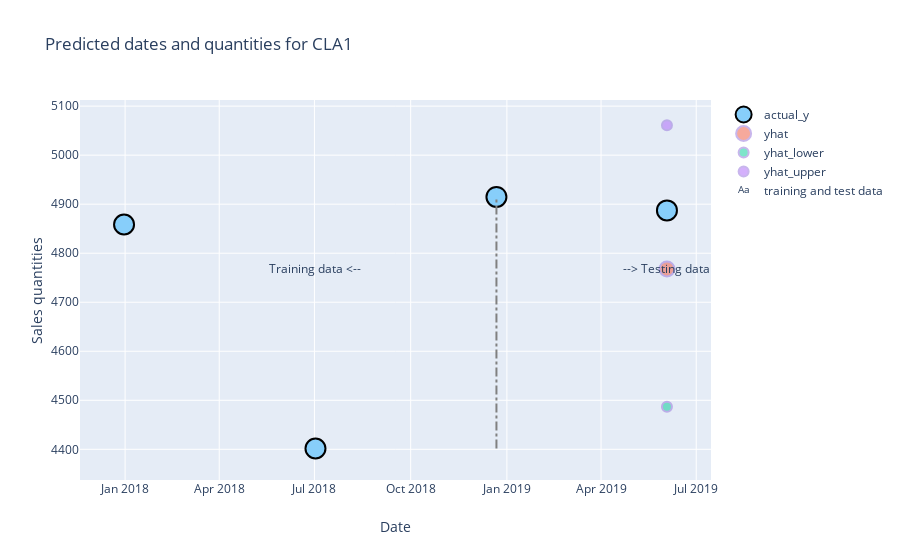

Notebook source saved alongside this figure:
### Code cell
(next_sale_dt_mdl,qty_mdl,full_preds_df)=generate_models_n_preds_df_n_plotly_viz('CLA1')

### Figure 1 — Plotly figure (JSON) as saved in the notebook; plotly's stock layout.template omitted (floating-point values rounded to 4 significant figures)
{"data": [{"marker": {"color": "LightSkyBlue", "line": {"color": "black", "width": 2}, "size": 20}, "mode": "markers", "name": "actual_y", "type": "scatter", "x": ["2017-12-31T00:00:00", "2018-07-02T00:00:00", "2018-12-22T00:00:00", "2019-06-03T00:00:00"], "y": [4859.0, 4402.0, 4915.0, 4887.0]}, {"marker": {"line": {"color": "MediumPurple", "width": 2}, "size": 15}, "mode": "markers", "name": "yhat", "opacity": 0.5, "type": "scatter", "x": ["2019-06-03T00:00:00"], "y": [4768]}, {"marker": {"line": {"color": "MediumPurple", "width": 2}, "size": 10}, "mode": "markers", "name": "yhat_lower", "opacity": 0.5, "type": "scatter", "x": ["2019-06-03T00:00:00"], "y": [4487]}, {"marker": {"line": {"color": "MediumPurple", "width": 2}, "size": 10}, "mode": "markers", "name": "yhat_upper", "opacity": 0.5, "type": "scatter", "x": ["2019-06-03T00:00:00"], "y": [5061]}, {"mode": "text", "name": "training and test data", "text": ["Training data <--", "--> Testing data"], "type": "scatter", "x": ["2018-07-02T00:00:00", "2019-06-03T00:00:00"], "y": [4766.0, 4766.0]}], "layout": {"autosize": true, "shapes": [{"line": {"color": "grey", "dash": "dashdot", "width": 2}, "type": "line", "x0": "2018-12-22T00:00:00", "x1": "2018-12-22T00:00:00", "y0": 4402.0, "y1": 4915.0}], "title": {"text": "Predicted dates and quantities for CLA1"}, "xaxis": {"autorange": true, "range": ["2017-11-21 01:50:46.1538", "2019-07-12 22:09:13.8462"], "title": {"text": "Date"}, "type": "date"}, "yaxis": {"autorange": true, "range": [4325.0, 5119.0], "title": {"text": "Sales quantities"}, "type": "linear"}}}
